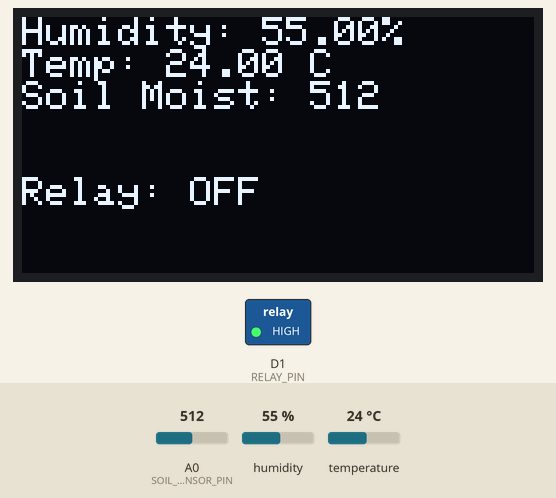
Bench run of a sketch on a simulated ESP8266 (NodeMCU). Shown: 128×64 one-colour display, switched loads named in the sketch (green lamp = pin HIGH). Inputs (shaded band) come from the test bench; at power-on: A0 (SOIL_SENSOR_PIN) = 512, humidity 55 %, temperature 24 °C. WiFi joins after 1.5 s; servers stay silent unless stated; what the sketch prints to the serial monitor is not drawn.

Above: at 3.2 s.
3.3 s: A0 (SOIL_SENSOR_PIN) set to 416
At 5.8 s:
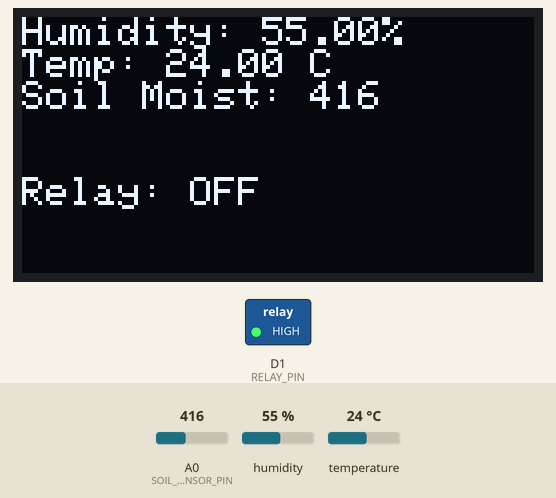
6.5 s: A0 (SOIL_SENSOR_PIN) set to 390
At 8.9 s:
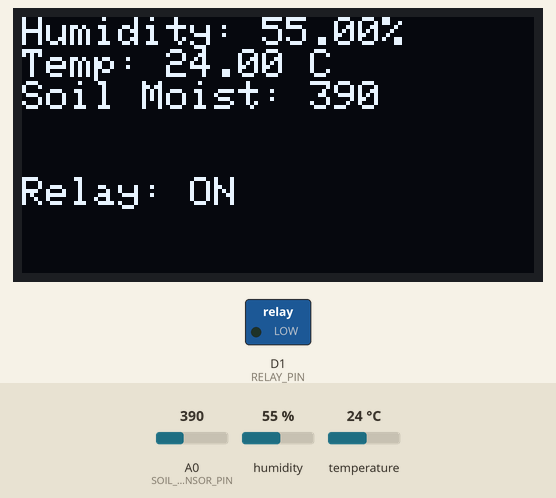
9.7 s: humidity set to 22 %
At 13.7 s:
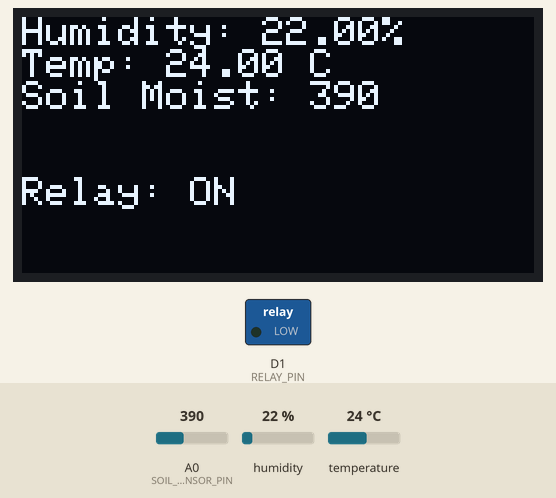
14.0 s: A0 (SOIL_SENSOR_PIN) set to 410
At 15.8 s:
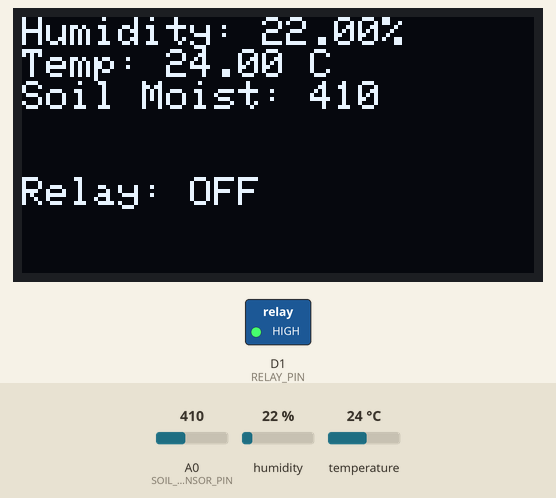
17.2 s: temperature set to 12 °C
At 20.8 s:
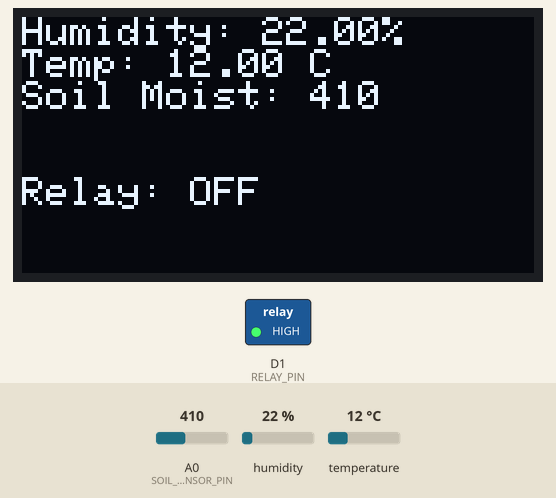
21.5 s: humidity set to 40 %
At 23.9 s:
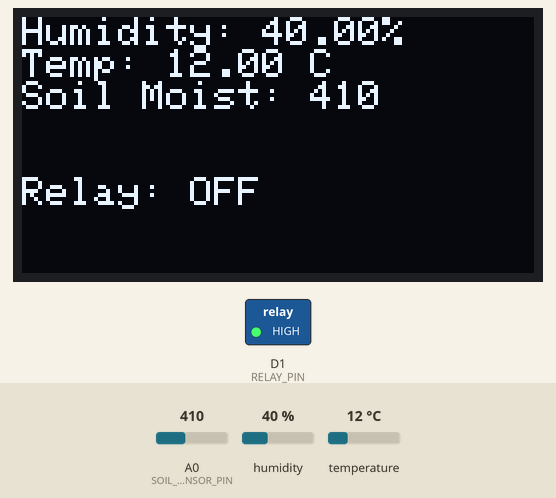
Timing chart, 0 to 25.4 s (numbered marks = the images above; inputs shaded):
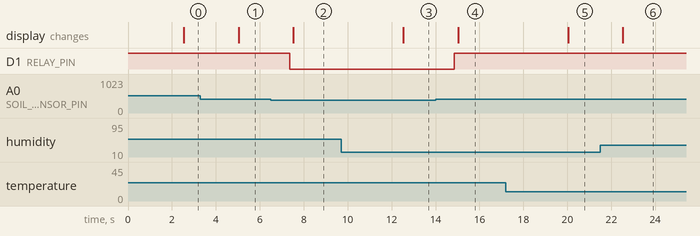

The sketch:

Plant_monitoring_system.ino
```cpp
#include <ESP8266WiFi.h>
#include <FirebaseESP8266.h>
#include <DHT.h>
#include <Adafruit_GFX.h>
#include <Adafruit_SSD1306.h>

// Wi-Fi credentials
#define WIFI_SSID "your-SSID"
#define WIFI_PASSWORD "your-PASSWORD"

// Firebase project credentials
#define FIREBASE_HOST "your-project-id.firebaseio.com"
#define FIREBASE_AUTH "your-database-secret"

// Pin Definitions
#define DHTPIN D4         // DHT sensor pin
#define DHTTYPE DHT11     // DHT sensor type (DHT11 or DHT22)
#define SOIL_SENSOR_PIN A0 // Soil moisture sensor pin
#define RELAY_PIN D1      // Relay module pin
#define SCREEN_WIDTH 128  // OLED display width, in pixels
#define SCREEN_HEIGHT 64  // OLED display height, in pixels
#define OLED_RESET -1     // Reset pin not used

// Thresholds
#define MOISTURE_THRESHOLD 400 // Adjust based on your soil sensor's readings

// Global objects
FirebaseData firebaseData;
DHT dht(DHTPIN, DHTTYPE);
Adafruit_SSD1306 display(SCREEN_WIDTH, SCREEN_HEIGHT, &Wire, OLED_RESET);

void setup() {
  Serial.begin(115200);
  pinMode(RELAY_PIN, OUTPUT);
  digitalWrite(RELAY_PIN, HIGH); // Turn off relay initially (active LOW)

  dht.begin();

  // Initialize OLED display
  if (!display.begin(SSD1306_I2C_ADDRESS, 0x3C)) {
    Serial.println(F("OLED initialization failed"));
    while (true);
  }
  display.clearDisplay();
  display.setTextSize(1);
  display.setTextColor(SSD1306_WHITE);

  // Connect to Wi-Fi
  Serial.print("Connecting to Wi-Fi");
  WiFi.begin(WIFI_SSID, WIFI_PASSWORD);
  while (WiFi.status() != WL_CONNECTED) {
    Serial.print(".");
    delay(1000);
  }
  Serial.println("\nWi-Fi connected");

  // Connect to Firebase
  Firebase.begin(FIREBASE_HOST, FIREBASE_AUTH);
  Firebase.reconnectWiFi(true);
  Serial.println("Connected to Firebase");
}

void loop() {
  // Read sensor data
  float humidity = dht.readHumidity();
  float temperature = dht.readTemperature();
  int soilMoisture = analogRead(SOIL_SENSOR_PIN);

  // Check if readings are valid
  if (isnan(humidity) || isnan(temperature)) {
    Serial.println("Failed to read from DHT sensor");
    return;
  }

  // Print readings
  Serial.print("Humidity: "); Serial.println(humidity);
  Serial.print("Temperature: "); Serial.println(temperature);
  Serial.print("Soil Moisture: "); Serial.println(soilMoisture);

  // Send data to Firebase
  if (Firebase.setFloat(firebaseData, "/humidity", humidity)) {
    Serial.println("Humidity sent to Firebase");
  } else {
    Serial.print("Firebase error: "); Serial.println(firebaseData.errorReason());
  }

  if (Firebase.setInt(firebaseData, "/soil_moisture", soilMoisture)) {
    Serial.println("Soil moisture sent to Firebase");
  } else {
    Serial.print("Firebase error: "); Serial.println(firebaseData.errorReason());
  }

  // Control relay based on soil moisture
  bool relayStatus;
  if (soilMoisture < MOISTURE_THRESHOLD) {
    digitalWrite(RELAY_PIN, LOW); // Activate relay (active LOW)
    relayStatus = true;
    Firebase.setBool(firebaseData, "/relay_status", true);
    Serial.println("Relay ON: Soil moisture low");
  } else {
    digitalWrite(RELAY_PIN, HIGH); // Deactivate relay
    relayStatus = false;
    Firebase.setBool(firebaseData, "/relay_status", false);
    Serial.println("Relay OFF: Soil moisture sufficient");
  }

  // Display values on OLED
  display.clearDisplay();
  display.setCursor(0, 0);
  display.print("Humidity: ");
  display.print(humidity);
  display.println("%");

  display.print("Temp: ");
  display.print(temperature);
  display.println(" C");

  display.print("Soil Moist: ");
  display.print(soilMoisture);

  display.setCursor(0, 40);
  display.print("Relay: ");
  display.println(relayStatus ? "ON" : "OFF");

  display.display();

  // Delay for a while before next reading
  delay(2000);
}
```

Measured:
- the behaviour switches between 400 and 399 on A0 (SOIL_SENSOR_PIN) (found by bisection; images 1 and 2)
- after the input at 3.3 s, the display: changes after 1.7 s (image 1)
- after the input at 6.5 s, D1 (RELAY_PIN): HIGH → LOW after 0.86 s; the display: changes after 1.0 s (image 2)
- after the input at 9.7 s, the display: changes after 2.8 s (image 3)
- after the input at 14.0 s, D1 (RELAY_PIN): LOW → HIGH after 0.86 s; the display: changes after 1.0 s (image 4)
- after the input at 17.2 s, the display: changes after 2.8 s (image 5)
- after the input at 21.5 s, the display: changes after 1.0 s (image 6)
